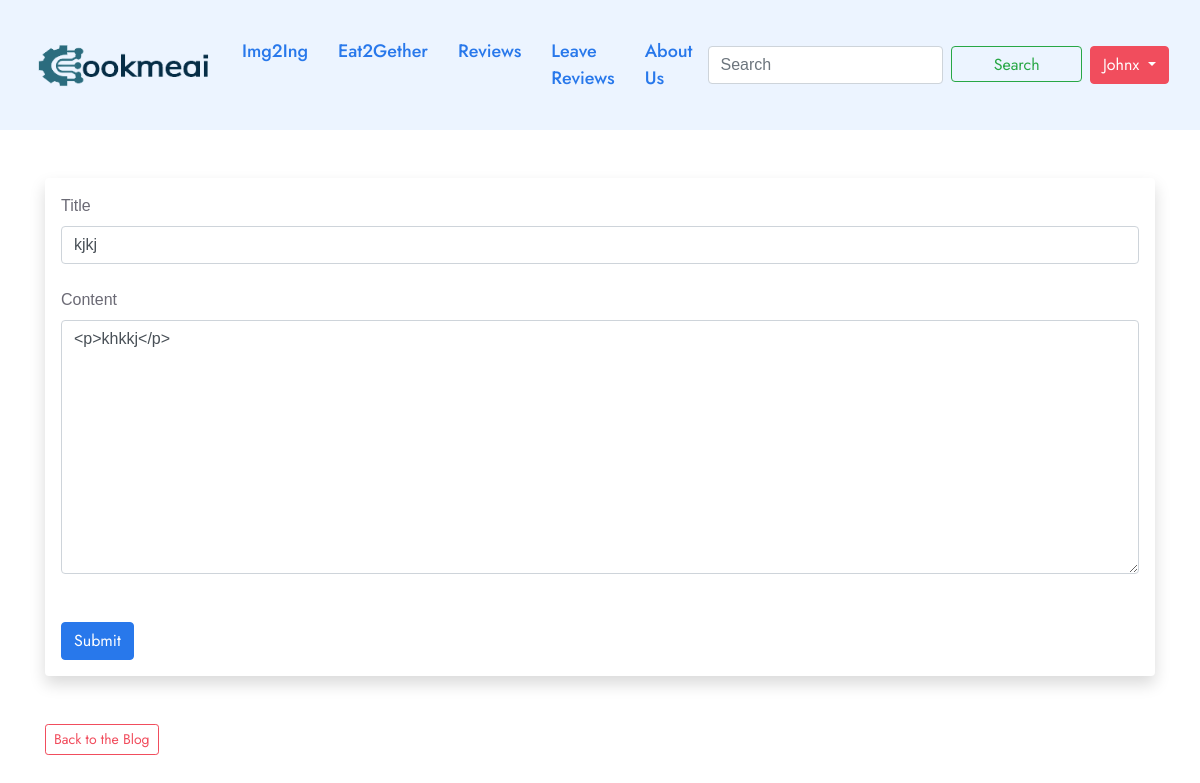
The app's page /posts/edit/13 (signed in) with its own data.
### app.py (models this page shows, shortened)
class Users(db.Model, UserMixin):
    id = db.Column(db.Integer, primary_key=True)
    username = db.Column(db.String(20), nullable=False, unique=True)
    name = db.Column(db.String(200), nullable=False)
    email = db.Column(db.String(120), nullable=False, unique=True)
    about_author = db.Column(db.Text(500), nullable=True)
    profile_pic = db.Column(db.String(), nullable=True)
    date_added = db.Column(db.DateTime, default=datetime.utcnow)
    password_hash = db.Column(db.String(128))
    posts = db.relationship('Posts', backref='poster')
    @property
    def password(self):
        raise AttributeError('password is not a readable attribute!')

class Posts(db.Model):
    id = db.Column(db.Integer, primary_key=True)
    title = db.Column(db.String(255))
    content = db.Column(db.Text())
    date_posted = db.Column(db.DateTime, default=datetime.utcnow)
    slug = db.Column(db.String(255))
    poster_id = db.Column(db.Integer, db.ForeignKey('users.id'))

### app.py (the view, shortened to what this page needs)
@app.route('/posts/edit/<int:id>', methods=['GET', 'POST'])
@login_required
def edit_post(id):
    post = Posts.query.get_or_404(id)
    form = PostForm()
    if current_user.id == post.poster_id:
        form.title.data = post.title
        form.slug.data = post.slug
        form.content.data = post.content
        return render_template('edit_post.html', form=form)
    else:
        flash("You aren't authorized to edit the post")
        posts = Posts.query.order_by(Posts.date_posted)
        return render_template('posts.html', posts=posts)

### forms.py
class PostForm(FlaskForm):
    title = StringField('Title', validators=[DataRequired()])
    content = CKEditorField('Content', validators=[DataRequired()], widget=TextArea())
    slug = StringField("Slug", validators=[DataRequired()], default='')
    submit = SubmitField('Submit')

class SearchForm(FlaskForm):
    searched = StringField('Searched', validators=[DataRequired()])
    submit = SubmitField()

### app.py (called while the page is built)
@login_manager.user_loader
def load_user(user_id):
    return Users.query.get(int(user_id))

@app.context_processor
def base():
    form = SearchForm()
    return dict(form=form)

### templates/edit_post.html (shortened to what this page needs)
{% extends 'base.html' %}
{% block content %}
<br><br>
<div class="shadow p-3 mb-5 bg-body rounded">
    <form action="" method="POST">
        {{ form.title.label(class = 'form-label') }}
        {{ form.title(class='form-control') }}
        <br>
        {{ form.content.label(class = 'form-label') }}
        {{ form.content(class='form-control', rows = '10') }}
        <br>
        <br>
        {{ form.submit(class='btn btn-primary') }}
    </form>
</div>
<a href="{{ url_for('posts') }}" class="btn btn-outline-secondary btn-sm">Back to the Blog</a>
{% endblock %}

### templates/navbar.html (shortened to what this page needs)
<nav class="navbar navbar-expand-lg navbar-light bg-light">
    <div class="container-fluid">
        <a class="navbar-brand" href="{{ url_for('index') }}"><img src="{{ url_for('static', filename='images/logo/cookmeai.png') }}" style="width: 180px"></a>
        <div class="collapse navbar-collapse" id="navbarSupportedContent">
            <ul class="navbar-nav me-auto mb-2 mb-lg-0">
                <li class="nav-item">
                    <a class="nav-link active" aria-current="page" href="{{ url_for('img2ing') }}">Img2Ing</a>
                </li>
                <li class="nav-item">
                    <a class="nav-link active" aria-current="page" href="{{ url_for('eat2gether') }}">Eat2Gether</a>
                </li>
                <li class="nav-item">
                    <a class="nav-link active" aria-current="page" href="{{ url_for('posts') }}">Reviews</a>
                </li>
                <li class="nav-item">
                    <a class="nav-link active" aria-current="page" href="{{ url_for('add_post') }}">Leave Reviews</a>
                </li>
                <li class="nav-item">
                    <a class="nav-link active" aria-current="page" href="{{ url_for('aboutus') }}">About Us</a>
                </li>
            </ul>
            <form class="d-flex" method="POST" action="{{ url_for('search') }}">
                <input class="form-control me-2" type="search" placeholder="Search" aria-label="Search" name="searched">
                <button class="btn btn-outline-success" type="submit" style="height:36px;width:200px">Search</button>
            </form>
            <div class="dropdown">
                {% if current_user.is_authenticated %}
                <button class="btn btn-secondary dropdown-toggle" type="button" id="dropdownMenuButton1"
                    data-bs-toggle="dropdown" aria-expanded="false" style="margin-left:8px">
                    {{ current_user.username }}
                </button>
                {% endif %}
            </div>
        </div>
    </div>
</nav>

### records on screen
Users: username "Johnx"
Posts: title "kjkj", content "<p>khkkj</p>"
